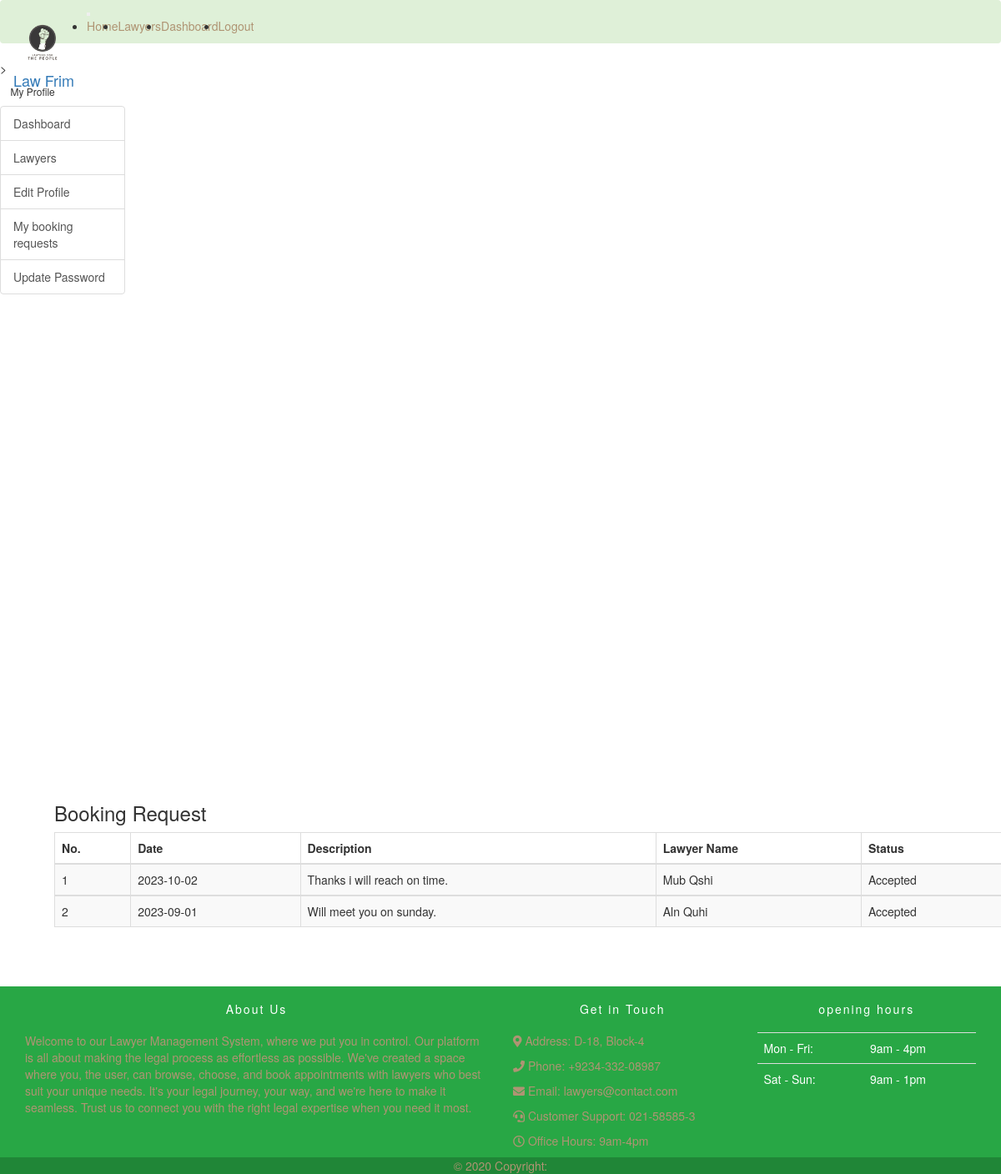
The page /user_booking.php (signed in) on the database its author committed.
### tables this page shows
CREATE TABLE `booking` (
  `booking_id` int(11) NOT NULL,
  `date` varchar(20) NOT NULL,
  `description` varchar(300) NOT NULL,
  `client_id` varchar(20) NOT NULL,
  `lawyer_id` varchar(20) NOT NULL,
  `status` varchar(20) NOT NULL
);

CREATE TABLE `user` (
  `u_id` varchar(20) NOT NULL,
  `first_Name` varchar(100) NOT NULL,
  `last_Name` varchar(100) NOT NULL,
  `email` varchar(100) NOT NULL,
  `password` varchar(100) NOT NULL,
  `status` varchar(100) NOT NULL,
  `role` varchar(100) NOT NULL
);

### user_booking.php (the view, shortened to what this page needs)
<?php
	if($_SESSION['login']==TRUE AND $_SESSION['status']=='Active'){
	?>
	<!doctype html>
	<html lang="en">
		<head>
			<link rel="stylesheet" href="https://use.fontawesome.com/releases/v5.8.1/css/all.css">
			<link rel="stylesheet" href="css/all.css">
			<link rel="stylesheet" href="css/simple-sidebar.css">
			<link rel="stylesheet" href="css/bootstrap.css">
			<link rel="stylesheet" href="css/style.css">
			<link rel="stylesheet" href="css/media.css">
		</head>
		<body>
			<nav class="navbar navbar-dark bg-success">
			<a class="navbar-brand" href="index.php">
				<img src="images/logo.png"
					width="70" height="70" alt="logo">
				Law Frim
			</a>
			<button class="navbar-toggler" type="button" data-toggle="collapse" data-target="#navbar-list"
				aria-controls="navbarNav" aria-expanded="false" aria-label="Toggle navigation">
			</button>
			<div class="collapse navbar-collapse" id="navbar-list">
				<ul class="navbar-nav">
				    <li class="active">
						<a class="nav-link cus-a" href="index.php">Home <span class="sr-only">(current)</span></a>
						</li>
						<li class="">
							<a class="nav-link cus-a" href="lawyers.php">Lawyers</a>
						</li>
						<?php if(isset($_SESSION['login']) && $_SESSION['login'] == TRUE){ ?>
						<li class="">
							<a class="nav-link cus-a" href="user_dashboard.php">Dashboard</a>
						</li>
						<li class="">
							<a class="nav-link cus-a" href="logout.php">Logout</a>
						</li>
					<?php }?>
				</ul>
			</div>
		</nav>
		>
			<body>
				<div class="d-flex" id="wrapper">
					<div class="bg-light border-right" id="sidebar-wrapper">
						<div class="sidebar-heading">My Profile</div>
						<div class="list-group list-group-flush">
							<a href="user_dashboard.php" class="list-group-item list-group-item-action bg-light">Dashboard</a>
							<a href="lawyerfind.php" class="list-group-item list-group-item-action bg-light">Lawyers</a>
							<a href="user_profile.php" class="list-group-item list-group-item-action bg-light">Edit Profile</a>
							<a href="user_booking.php" class="list-group-item list-group-item-action bg-light">My booking requests</a>
							<a href="update_password.php" class="list-group-item list-group-item-action bg-light">Update Password</a>
						</div>
					</div>
					<section class="bookingrqst">
						<div class="container">
							<div class="span7">
								<div class="widget stacked widget-table action-table">
									<div class="widget-header">
										<h3>Booking Request</h3>
									</div>
									<div class="widget-content">
										<table class="table table-striped table-bordered  table-success table-responsive">
											<thead>
												<tr>
													<th>No.</th>
													<th>Date</th>
													<th>Description</th>
													<th>Lawyer Name</th>
													<th>Status</th>
												</tr>
											</thead>
											<?php
												$a=$_SESSION['client_id'];
												$conn = connect();
												$result = mysqli_query($conn,"SELECT first_Name,last_Name,date,description,booking.status as statuss
												FROM booking,lawyer,user
												WHERE booking.lawyer_id=lawyer.lawyer_id
												AND lawyer.lawyer_id=user.u_id
												and booking.client_id='$a'
												");
												$counter = 0;
												while($row = mysqli_fetch_array($result)) {
												?>
												<tbody id="myTable">
													<tr>
														<td><?php echo ++$counter ;?></td>
														<td><?php echo $row["date"]; ?></td>
														<td><?php echo $row["description"]; ?></td>
														<td><?php echo $row["first_Name"]; ?> <?php echo $row["last_Name"]; ?></td>
														<td><?php echo $row["statuss"]; ?></td>
													</tr>
													<?php
													}
												?>
											</table>
										</div>
									</div>
								</div>
							</div>
						</section>
					</div>
				</body>
	<footer style="background-color: #28a745;">
		<div class="container p-4">
			<div class="row">
				<div class="col-lg-6 col-md-12 mb-4">
					<h5 class="mb-3" style="letter-spacing: 2px; color: #ffffff;">About Us</h5>
					<p>Welcome to our Lawyer Management System, where we put you in control. Our platform is all about
						making the legal process as effortless as possible. We've created a space where you, the user,
						can browse, choose, and book appointments with lawyers who best suit your unique needs. It's
						your legal journey, your way, and we're here to make it seamless. Trust us to connect you with
						the right legal expertise when you need it most.</p>
				</div>
				<div class="col-lg-3 col-md-6 mb-4">
					<h5 class="mb-3" style="letter-spacing: 2px; color: #ffffff;">Get in Touch</h5>
					<ul class="list-unstyled mb-0">
						<div class="contact-details">
							<p><i class="fas fa-map-marker-alt"></i> Address: D-18, Block-4</p>
							<p><i class="fas fa-phone"></i> Phone: +9234-332-08987</p>
							<p><i class="fas fa-envelope"></i> Email: lawyers@contact.com</p>
							<p><i class="fas fa-headset"></i> Customer Support: 021-58585-3</p>
							<p><i class="far fa-clock"></i> Office Hours: 9am-4pm</p>
						</div>
					</ul>
				</div>
				<div class="col-lg-3 col-md-6 mb-4">
					<h5 class="mb-1" style="letter-spacing: 2px; color: #ffffff;">opening hours</h5>
					<table class="table" style="color: #ffffff; border-color: #666;">
						<tbody>
							<tr>
								<td>Mon - Fri:</td>
								<td>9am - 4pm</td>
							</tr>
							<tr>
								<td>Sat - Sun:</td>
								<td>9am - 1pm</td>
							</tr>
						</tbody>
					</table>
				</div>
			</div>
		</div>
		<div class="text-center p-3" style="background-color: rgba(0, 0, 0, 0.2);">
			© 2020 Copyright:
		</div>
	</footer>
				</body>
				</html>
				<?php
				}else
				header('location:login.php?deactivate');
				?>

### css/all.css (style rules this page uses)
.fa,.fab,.fal,.far,.fas { -moz-osx-font-smoothing:grayscale;-webkit-font-smoothing:antialiased;display:inline-block;font-style:normal;font-variant:normal;text-rendering:auto;line-height:1 }
.fa-clock:before { content:"\f017" }
.fa-envelope:before { content:"\f0e0" }
.fa-headset:before { content:"\f590" }
.fa-map-marker-alt:before { content:"\f3c5" }
.fa-phone:before { content:"\f095" }
.far { font-weight:400 }
.fa,.far,.fas { font-family:"Font Awesome 5 Free" }
.fa,.fas { font-weight:900 }

### css/simple-sidebar.css (style rules this page uses)
body { overflow-x: hidden; }
#sidebar-wrapper { min-height: 100vh; margin-left: -15rem; -webkit-transition: margin .25s ease-out; -moz-transition: margin .25s ease-out; -o-transition: margin .25s ease-out; transition: margin .25s ease-out; }
#sidebar-wrapper .sidebar-heading { padding: 0.875rem 1.25rem; font-size: 1.2rem; }
#sidebar-wrapper .list-group { width: 15rem; }
@media (min-width: 768px) { #sidebar-wrapper { margin-left: 0; } }

### css/style.css (style rules this page uses)
* { margin: 0; padding: 0; }
html { height: 100% !important; }
body { display: flex !important; min-height: 100% !important; flex-direction: column; }
.cus-a { color: #af9473 ; }
footer { margin-top: auto; background-color: black; color: #af9473 !important; }
footer h5 { text-align: center; margin: 20px 0px; }
.bookingrqst { margin: 50px; }

### rows shown on the page
booking: date "2023-10-02", description "Thanks i will reach on time.", user.first_Name "Mub", user.last_Name "Qshi", status "Accepted"
booking: date "2023-09-01", description "Will meet you on sunday.", user.first_Name "Aln", user.last_Name "Quhi", status "Accepted"
